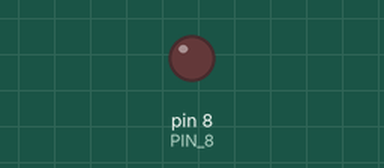
This program was run on a simulated Arduino Uno, built with avr-gcc and run on an emulated ATmega328P. Shown: output pins drawn as LEDs (lit = HIGH).

Above: at 1.6 s.
At 11.7 s:
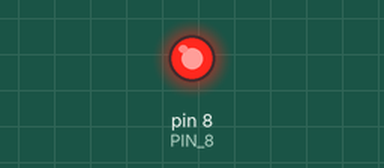
Timing chart, 0 to 12.2 s (numbered marks = the images above):
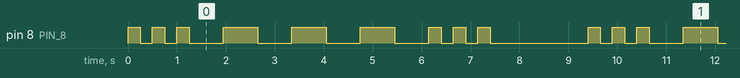

The program:

main.cpp
```cpp
#include <Arduino.h>


int SHORT_INDICATOR = 250;
int LONG_INDICATOR = 700;
int DELAY_BETWEEN = 2000;

int PIN_8 = 8;

void setup() {
  // put your setup code here, to run once:
  pinMode(PIN_8, OUTPUT);

}

void loop() {

  digitalWrite(PIN_8, HIGH);
  delay(SHORT_INDICATOR);
  digitalWrite(PIN_8, LOW);
  delay(SHORT_INDICATOR);
  digitalWrite(PIN_8, HIGH);
  delay(SHORT_INDICATOR);
  digitalWrite(PIN_8, LOW);
  delay(SHORT_INDICATOR);
  digitalWrite(PIN_8, HIGH);
  delay(SHORT_INDICATOR);
  digitalWrite(PIN_8, LOW);
  delay(LONG_INDICATOR);

  // O
  digitalWrite(PIN_8, HIGH);
  delay(LONG_INDICATOR);
  digitalWrite(PIN_8, LOW);
  delay(LONG_INDICATOR);
  digitalWrite(PIN_8, HIGH);
  delay(LONG_INDICATOR);
  digitalWrite(PIN_8, LOW);
  delay(LONG_INDICATOR);
  digitalWrite(PIN_8, HIGH);
  delay(LONG_INDICATOR);
  digitalWrite(PIN_8, LOW);
  delay(LONG_INDICATOR);

  // S
  digitalWrite(PIN_8, HIGH);
  delay(SHORT_INDICATOR);
  digitalWrite(PIN_8, LOW);
  delay(SHORT_INDICATOR);
  digitalWrite(PIN_8, HIGH);
  delay(SHORT_INDICATOR);
  digitalWrite(PIN_8, LOW);
  delay(SHORT_INDICATOR);
  digitalWrite(PIN_8, HIGH);
  delay(SHORT_INDICATOR);
  digitalWrite(PIN_8, LOW);

  // let's delay before starting all over again
  delay(DELAY_BETWEEN);


}
```

Measured:
- by itself, pin 8 (PIN_8): repeats every 9.4 s: 2 × (LOW 0.25 s, HIGH 0.25 s), 3 × (LOW 0.70 s, HIGH 0.70 s), LOW 0.70 s, 2 × (HIGH 0.25 s, LOW 0.25 s), HIGH 0.25 s, LOW 2.0 s, HIGH 0.25 s
- by itself, everything shown: repeats every 9.4 s, in 18 steps
